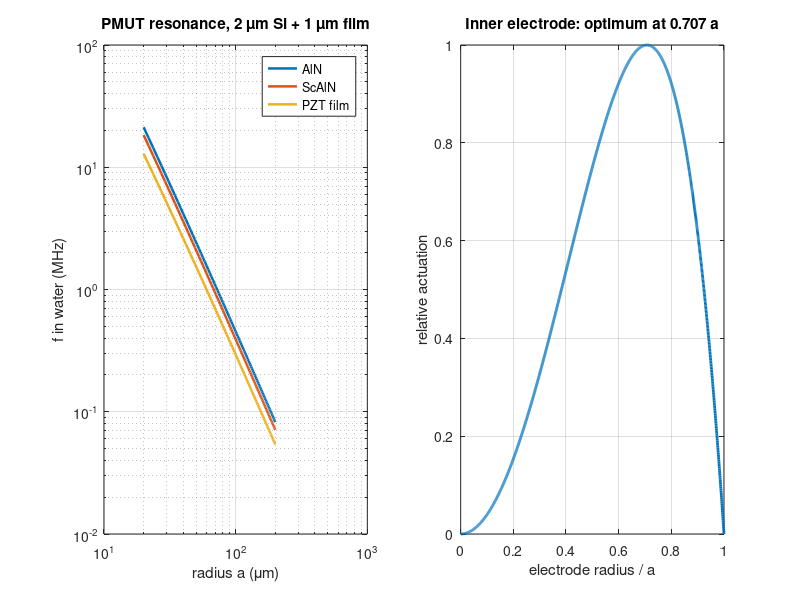

MATLAB code for this plot:
%% m18_pmut_plate_resonance.m
% PMUT: clamped circular plate resonance, bilayer (piezo film on passive layer),
% water loading (Lamb added mass) and the optimum inner-electrode radius.
%
% What it shows
%   1) The clamped-plate eigenvalue: J0(L) I1(L) + I0(L) J1(L) = 0 gives L = 3.1962,
%      L^2 = 10.2158; an FD eigen-solve of the same plate converges to it.
%   2) f = (L^2 / (2 pi a^2)) sqrt(D / (rho h)) for a bilayer with the neutral-axis D.
%   3) Water on one side: f_w = f_vac / sqrt(1 + 0.67 rho_w a / (rho h))  (Lamb 1920).
%   4) Actuation from a uniform piezoelectric moment over r < beta*a is proportional to
%      beta^2 (1 - beta^2) (one-term Ritz): optimum beta = 0.707, zero for a full electrode.
% What to change: film material, film and passive thickness, radius list.
% Expected output: lambda^2 = 10.2158 (FD 10.2113, 10.2147, 10.2155 for N = 40, 80, 160);
%   1 um film on 2 um Si, a = 50 um: f_vac = 5.58 / 4.81 / 2.98 MHz (AlN / ScAlN / PZT),
%   in water 2.44 / 2.11 / 1.54 MHz (Lamb factor 4.2, 4.2, 2.7); optimum beta = 0.707.
% Runtime: about 2 s.
clear; close all; rng(1);

%% 1) Clamped plate eigenvalue from the Bessel characteristic equation
g = @(L) besselj(0,L).*besseli(1,L) + besseli(0,L).*besselj(1,L);
lo = 3.0; hi = 3.4;                     % bracket around the first root
for it = 1:60, mid = (lo+hi)/2; if sign(g(mid)) == sign(g(lo)), lo = mid; else hi = mid; end, end
L1 = (lo+hi)/2;
fprintf('Clamped circular plate: lambda = %.4f, lambda^2 = %.4f\n', L1, L1^2);

%% 2) FD check of the constant (unit plate, D = rho h = 1, a = 1)
for N = [40 80 160]
  dr = 1/N; r = (0:N)'*dr; Lp = zeros(N+1,N);
  Lp(1,1) = -4/dr^2; Lp(1,2) = 4/dr^2;
  for i = 2:N
    rp = r(i)+dr/2; rm = r(i)-dr/2;
    Lp(i,i) = -(rp+rm)/(r(i)*dr^2); Lp(i,i-1) = rm/(r(i)*dr^2);
    if i < N, Lp(i,i+1) = rp/(r(i)*dr^2); end
  end
  Lp(N+1,N) = 2/dr^2;
  Wt = 2*pi*r*dr; Wt(1) = pi*(dr/2)^2; Wt(end) = pi*dr;
  K = Lp'*diag(Wt)*Lp; M = diag(Wt(1:N));
  fprintf('  FD N = %3d: lambda^2 = %.4f\n', N, sqrt(min(real(eig(K,M)))));
end

%% 3) Bilayer plates: film on silicon
% Film data: e31,f and eps_r from Wang et al. (Hilton Head 2016) / Roy et al. (2023);
% E as listed by Wang et al.; densities are typical bulk values.
films = {'AlN', 390e9, 0.24, 3260, -1.05, 10.5;  'ScAlN', 200e9, 0.24, 3300, -1.6, 12; ...
         'PZT film', 65e9, 0.30, 7600, -14.0, 1200};
Es = 169e9; nus = 0.22; rhos = 2330;    % silicon passive layer
rhow = 1000;
hs = 2e-6; hp = 1e-6; a = 50e-6;
fprintf('\nBilayer: %.1f um film on %.1f um Si, a = %.0f um\n', hp*1e6, hs*1e6, a*1e6);
fprintf('%-9s %8s %8s %9s %9s %10s %12s\n', 'film', 'zn (um)', 'zp (um)', 'fvac MHz', 'fwat MHz', 'beta_Lamb', 'wc/V (nm/V)');
res = zeros(size(films,1), 3);
for k = 1:size(films,1)
  Ep = films{k,2}; nup = films{k,3}; rhop = films{k,4}; e31 = films{k,5};
  E1 = Es/(1-nus^2); E2 = Ep/(1-nup^2);          % plate moduli
  z1 = hs/2; z2 = hs + hp/2;                      % layer mid-planes from the bottom
  zn = (E1*hs*z1 + E2*hp*z2)/(E1*hs + E2*hp);     % neutral axis
  Db = E1*(hs^3/12 + hs*(z1-zn)^2) + E2*(hp^3/12 + hp*(z2-zn)^2);
  mh = rhos*hs + rhop*hp;                         % mass per area
  fv = L1^2/(2*pi*a^2)*sqrt(Db/mh);
  bL = 0.67*rhow*a/mh; fw = fv/sqrt(1 + bL);
  zp = z2 - zn;                                   % moment arm of the film
  wcV = 0.375*abs(e31)*zp*a^2*0.25/Db;            % centre deflection per volt at beta^2 = 1/2 (one-term Ritz)
  fprintf('%-9s %8.2f %8.2f %9.2f %9.2f %10.2f %12.2f\n', films{k,1}, zn*1e6, zp*1e6, fv/1e6, fw/1e6, bL, wcV*1e9);
  res(k,:) = [fv fw wcV];
end

%% 4) Electrode coverage factor
beta = linspace(0,1,2001); q = beta.^2.*(1-beta.^2);
[~, ib] = max(q); fprintf('\nOptimum inner-electrode radius: beta = %.3f a (factor %.3f); full electrode gives %.3f\n', beta(ib), q(ib), q(end));

%% 5) Frequency versus radius for the three films, in water
aa = linspace(20e-6, 200e-6, 100); F = zeros(size(films,1), numel(aa));
for k = 1:size(films,1)
  Ep = films{k,2}; nup = films{k,3}; rhop = films{k,4};
  E1 = Es/(1-nus^2); E2 = Ep/(1-nup^2); z1 = hs/2; z2 = hs+hp/2;
  zn = (E1*hs*z1 + E2*hp*z2)/(E1*hs + E2*hp);
  Db = E1*(hs^3/12 + hs*(z1-zn)^2) + E2*(hp^3/12 + hp*(z2-zn)^2); mh = rhos*hs + rhop*hp;
  F(k,:) = L1^2./(2*pi*aa.^2).*sqrt(Db/mh)./sqrt(1 + 0.67*rhow*aa/mh);
end
fprintf('Water-loaded f at a = 100 um: AlN %.2f, ScAlN %.2f, PZT %.2f MHz\n', interp1(aa,F(1,:),100e-6)/1e6, ...
  interp1(aa,F(2,:),100e-6)/1e6, interp1(aa,F(3,:),100e-6)/1e6);

figure('Position', [80 80 1000 380]);
subplot(1,2,1); loglog(aa*1e6, F/1e6, 'LineWidth', 1.8); grid on;
xlabel('radius a (\mum)'); ylabel('f in water (MHz)'); legend(films(:,1)); title('PMUT resonance, 2 \mum Si + 1 \mum film');
subplot(1,2,2); plot(beta, q/max(q), 'LineWidth', 2); grid on; xlabel('electrode radius / a'); ylabel('relative actuation');
title('Inner electrode: optimum at 0.707 a');
